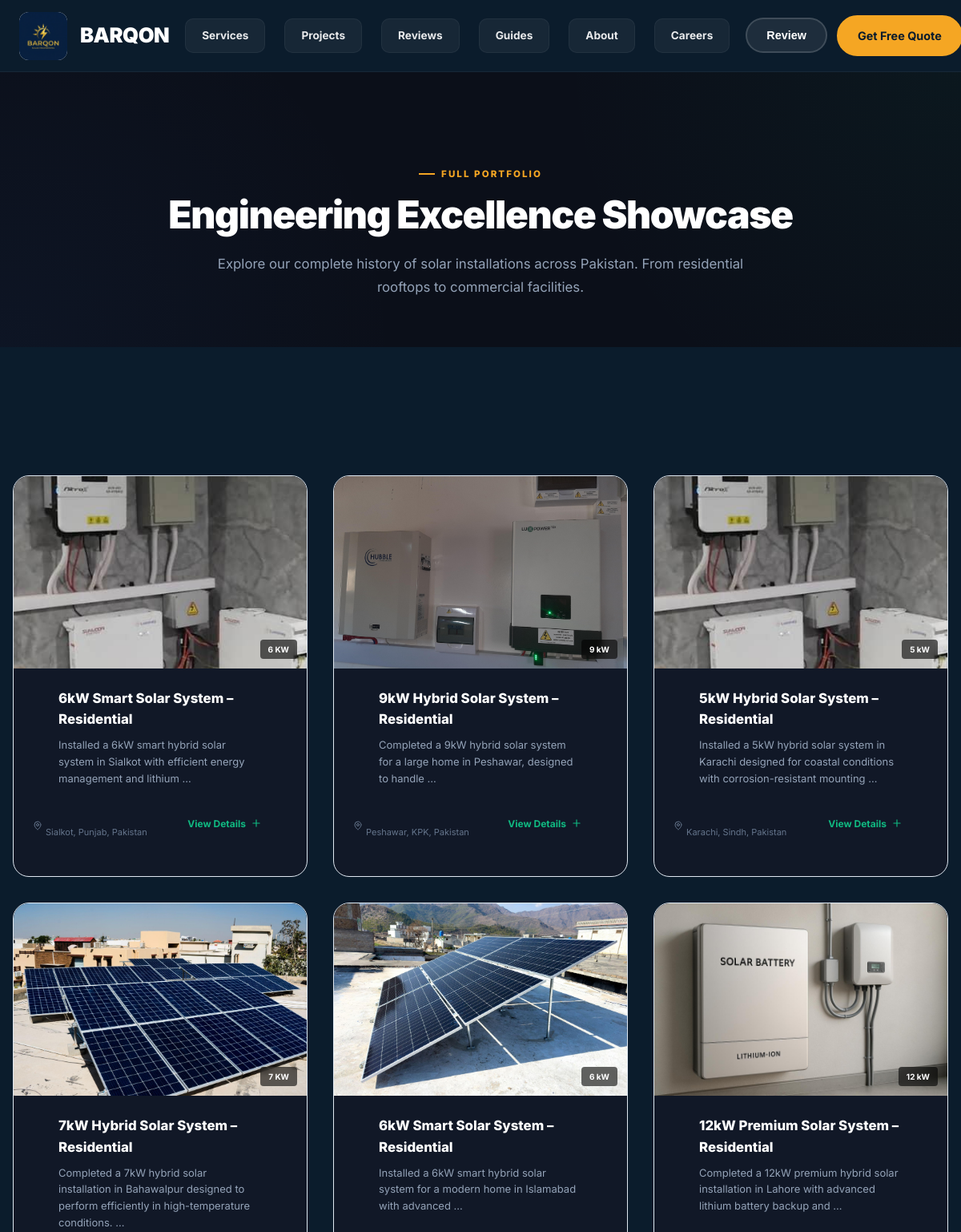
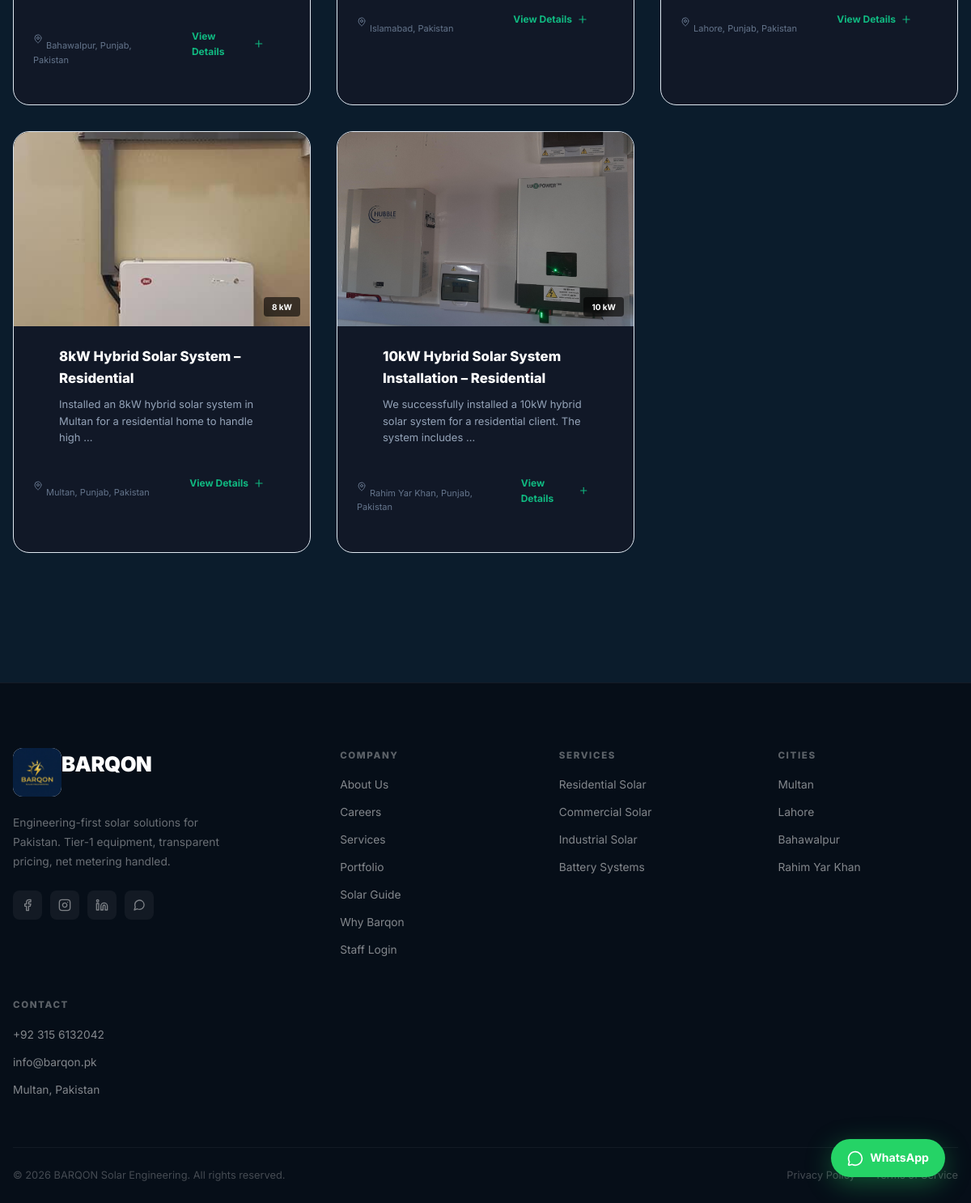
Page /gallery/ on the committed database (2 pictures, top to bottom).
### core/models.py (models this page shows, shortened)
class InstallationProject(models.Model):
    title = models.CharField(max_length=200)
    location = models.CharField(max_length=100, blank=True)
    system_size = models.CharField(max_length=50, blank=True)
    description = models.TextField(blank=True)
    is_featured = models.BooleanField(default=False)
    created_at = models.DateTimeField(auto_now_add=True)
    class Meta:
        ordering = ["-created_at"]

class InstallationPhoto(models.Model):
    project = models.ForeignKey(InstallationProject, related_name='photos', on_delete=models.CASCADE)
    photo = models.ImageField(upload_to='installations/')
    caption = models.CharField(max_length=200, blank=True)
    order = models.PositiveIntegerField(default=0)
    class Meta:
        ordering = ["order", "id"]

### core/views.py (the view)
# urls.py: path("gallery/", projects_gallery_view, name="projects-gallery"),
def projects_gallery_view(request):
    profile = CompanyProfile.objects.first()
    projects = InstallationProject.objects.all().prefetch_related('photos')
    return render(request, "projects_gallery.html", {
        "company": profile,
        "projects": projects,
    })

### core/context_processors.py (called while the page is built)
def company_profile(request):
    return {
        'company': CompanyProfile.objects.first()
    }

### core/models.py (called while the page is built)
    @property
    def cleaned_whatsapp(self):
        if not self.whatsapp:
            return ""
        clean = "".join(filter(str.isdigit, self.whatsapp))
        if clean.startswith("0") and len(clean) == 11:
            clean = "92" + clean[1:]
        return clean

### templates/projects_gallery.html (shortened to what this page needs)
{% extends 'layouts/site_base.html' %}
{% load static %}
{% block content %}
<section class="gallery-hero">
    <div class="bq-wrap">
        <div class="bq-eyebrow bq-eyebrow--light">Full Portfolio</div>
        <h1 class="bq-section-h2 bq-text-white" style="font-size: 48px;">Engineering Excellence Showcase</h1>
        <p class="bq-section-sub" style="color: #94a3b8; max-width: 700px; margin: 20px auto 0;">Explore our complete history of solar installations across Pakistan. From residential rooftops to commercial facilities.</p>
    </div>
</section>
<section class="bq-section bq-section--dark">
    <div class="bq-wrap">
        <div class="gallery-grid">
            {% for project in projects %}
            <div class="bq-card bq-project-card" style="padding:0; overflow:hidden; background: #111827; cursor:pointer;" data-index="{{ forloop.counter0 }}">
                <div class="bq-project-img-wrap" style="position:relative; height:240px;">
                    {% with project.photos.first as first_photo %}
                    <img src="{% if first_photo %}{{ first_photo.photo.url }}{% else %}https://images.unsplash.com/photo-1509391366360-2e959784a276?auto=format&fit=crop&w=600&q=80{% endif %}" alt="{{ project.title }}" style="width:100%; height:100%; object-fit:cover;">
                    {% endwith %}
                    <div style="position:absolute; bottom:12px; right:12px; background:rgba(0,0,0,0.6); backdrop-filter:blur(4px); padding:4px 10px; border-radius:4px; color:#fff; font-size:10px; font-weight:bold;">
                        {{ project.system_size }}
                    </div>
                </div>
                <div style="padding:24px;">
                    <h3 class="bq-card-title bq-text-white" style="margin-bottom:8px;">{{ project.title }}</h3>
                    <p class="bq-card-desc" style="color:#94a3b8; font-size:13px; line-height:1.6; margin-bottom:16px;">{{ project.description|truncatewords:15 }}</p>
                    <div style="display:flex; justify-content:space-between; align-items:center;">
                        <span style="color:#64748b; font-size:11px;"><i data-lucide="map-pin" style="display:inline-block; width:12px; margin-right:4px;"></i>{{ project.location }}</span>
                        <span class="bq-card-link" style="font-size:12px; color:#10b981;">View Details <i data-lucide="plus"></i></span>
                    </div>
                </div>
            </div>
            {% endfor %}
        </div>
    </div>
</section>
{% endblock %}

### static/css/bq.css (style rules this page uses)
:root { --container-width: 1200px; --nav-height: 72px; }
* { box-sizing:border-box;margin:0;padding:0 }
html { scroll-behavior:smooth;overflow-x:hidden }
body { font-family:'Inter','Segoe UI',sans-serif;background:#0b1c2c;color:#fff;line-height:1.6;overflow-x:hidden }
img { display:block;max-width:100% }
.bq-wrap { width:min(var(--container-width),calc(100% - 32px));margin:0 auto }
.bq-section { padding:100px 0 }
.bq-section--dark { background:#0b1c2c }
.bq-eyebrow { display:inline-flex;align-items:center;gap:8px;font-size:.72rem;font-weight:800;letter-spacing:.18em;text-transform:uppercase;color:#F5A623;margin-bottom:14px }
.bq-eyebrow::before { content:'';width:20px;height:2px;background:#F5A623;flex-shrink:0 }
.bq-section-h2 { font-size:clamp(1.9rem,3.5vw,2.8rem);font-weight:900;line-height:1.15;letter-spacing:-.03em;color:#0b1c2c }
.bq-text-white { color:#fff !important }
.bq-section-sub { font-size:1.05rem;color:#5c6b7c;max-width:560px;margin:16px auto 0;line-height:1.7 }
.bq-card { background:#fff;border-radius:20px;border:1px solid #dfe7f0;overflow:hidden;transition:all .35s ease }
.bq-card-title { font-size:1.05rem;font-weight:800;color:#0b1c2c;margin:0 32px 10px }
.bq-card-desc { font-size:.88rem;color:#5c6b7c;margin:0 32px;line-height:1.65 }
.bq-card-link { display:inline-flex;align-items:center;gap:6px;font-size:.85rem;font-weight:700;color:#F5A623;margin:20px 32px 32px;transition:gap .2s }
.bq-card-link svg { width:14px;height:14px }
:root { --blog-navy: #0B1D2A; --blog-gold: #F5A623; --blog-gold-glow: rgba(245, 166, 35, 0.2); --blog-bg-alt: #F8FAFC; --blog-transition: all 0.4s cubic-bezier(0.16, 1, 0.3, 1); }
:root { --nav-height: 80px; --container-width: 1200px; --section-spacing: 100px; --hero-bg: linear-gradient(135deg, #0b1c2c 0%, #060e18 100%); }
body { padding-top: var(--nav-height); }

### templates/projects_gallery.html (style rules this page uses)
.gallery-hero { padding: 120px 0 60px; background: radial-gradient(circle at top right, rgba(16, 185, 129, 0.05), transparent 40%), radial-gradient(circle at bottom left, rgba(59, 130, 246, 0.05), transparent 40%), #0b0f19; text-align: center; }
.gallery-grid { display: grid; grid-template-columns: repeat(auto-fill, minmax(300px, 1fr)); gap: 32px; padding: 60px 0; }

### rows in the picture
InstallationProject: photos.first.photo (picture), system_size "6 KW", title "6kW Smart Solar System – Residential", description "Installed a 6kW smart hybrid solar system in Sialkot with efficient energy management and lithium …", location "Sialkot, Punjab, Pakistan"
InstallationProject: photos.first.photo (picture), system_size "9 kW", title "9kW Hybrid Solar System – Residential", description "Completed a 9kW hybrid solar system for a large home in Peshawar, designed to handle …", location "Peshawar, KPK, Pakistan"
InstallationProject: photos.first.photo (picture), system_size "5 kW", title "5kW Hybrid Solar System – Residential", description "Installed a 5kW hybrid solar system in Karachi designed for coastal conditions with corrosion-resistant mounting …", location "Karachi, Sindh, Pakistan"
InstallationProject: photos.first.photo (picture), system_size "7 KW", title "7kW Hybrid Solar System – Residential", description "Completed a 7kW hybrid solar installation in Bahawalpur designed to perform efficiently in high-temperature conditions. …", location "Bahawalpur, Punjab, Pakistan"
InstallationProject: photos.first.photo (picture), system_size "6 kW", title "6kW Smart Solar System – Residential", description "Installed a 6kW smart hybrid solar system for a modern home in Islamabad with advanced …", location "Islamabad, Pakistan"
InstallationProject: photos.first.photo (picture), system_size "12 kW", title "12kW Premium Solar System – Residential", description "Completed a 12kW premium hybrid solar installation in Lahore with advanced lithium battery backup and …", location "Lahore, Punjab, Pakistan"
InstallationProject: photos.first.photo (picture), system_size "8 kW", title "8kW Hybrid Solar System – Residential", description "Installed an 8kW hybrid solar system in Multan for a residential home to handle high …", location "Multan, Punjab, Pakistan"
InstallationProject: photos.first.photo (picture), system_size "10 kW", title "10kW Hybrid Solar System Installation – Residential", description "We successfully installed a 10kW hybrid solar system for a residential client. The system includes …", location "Rahim Yar Khan, Punjab, Pakistan"
